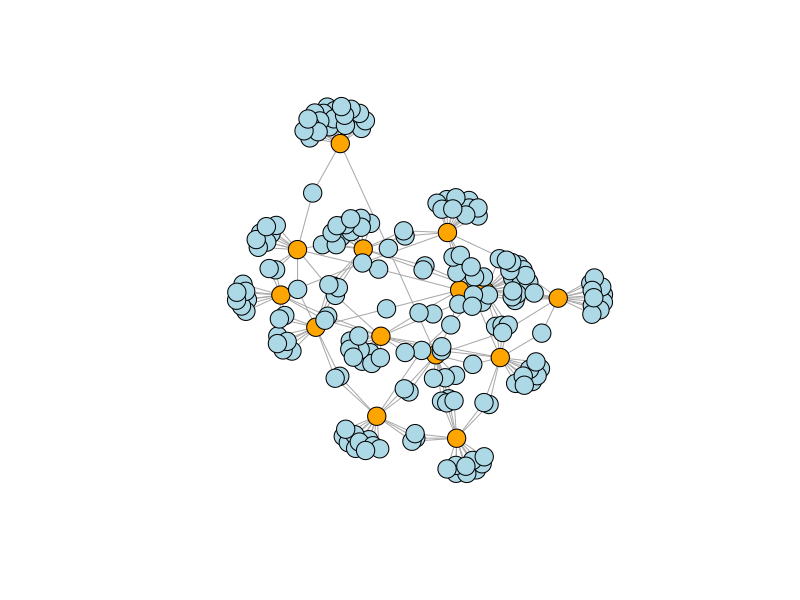
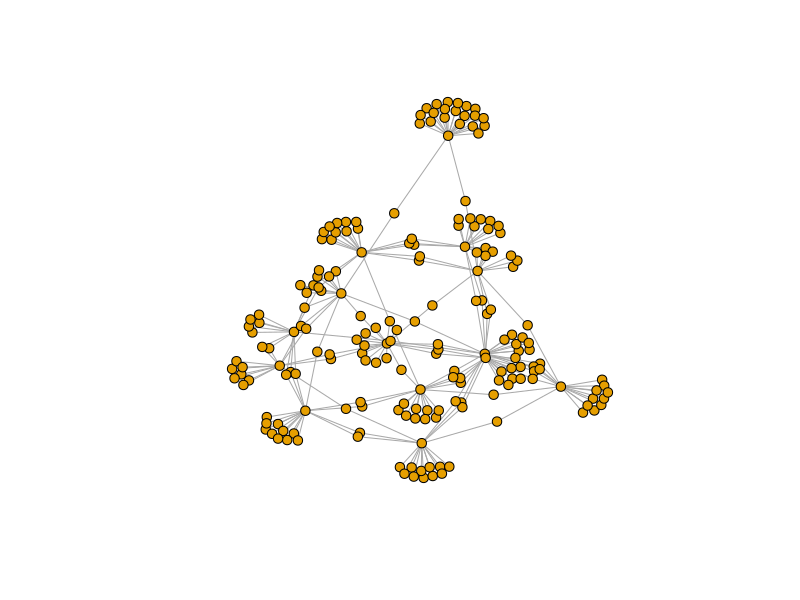
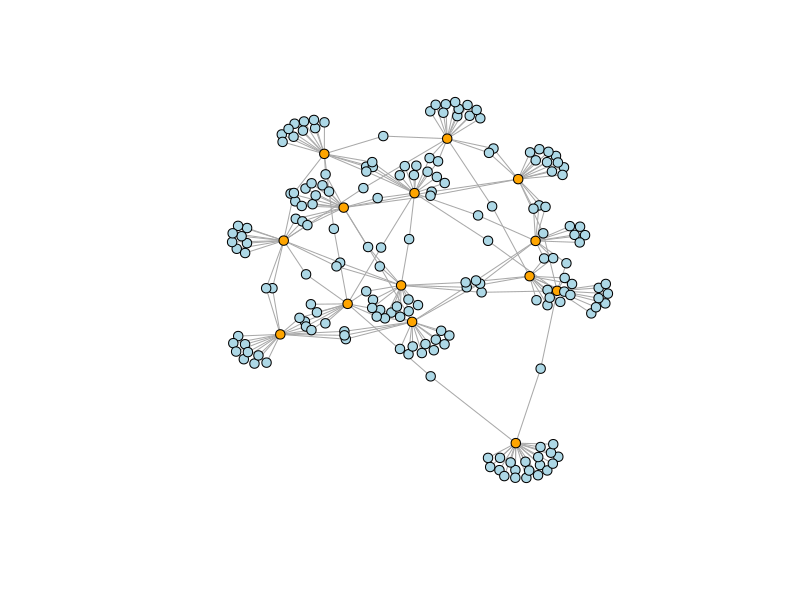
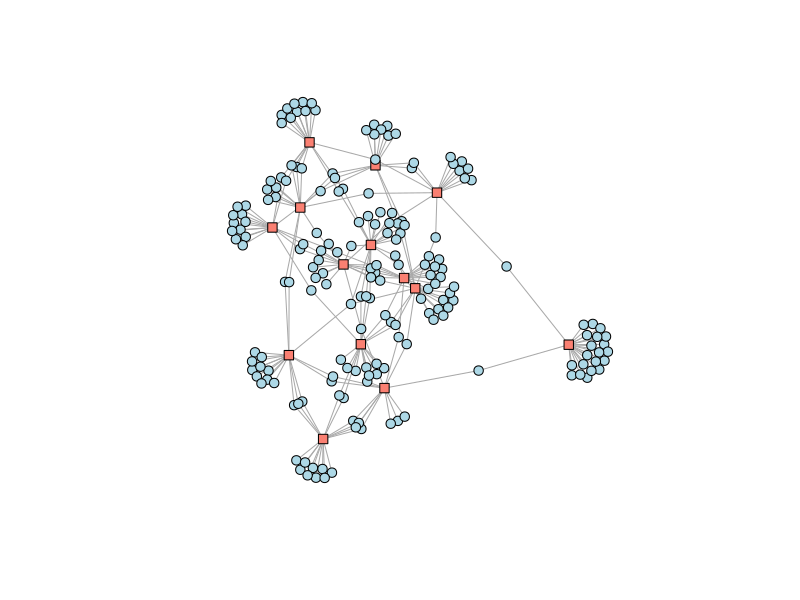
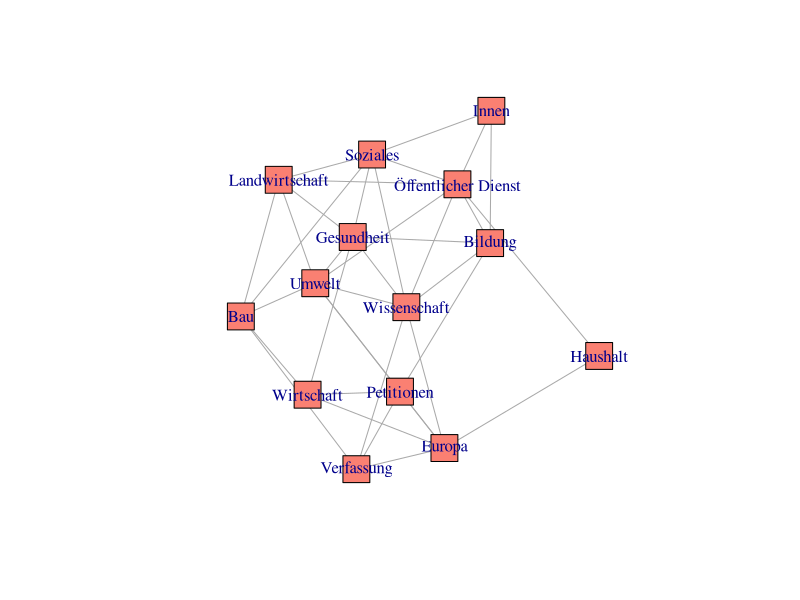
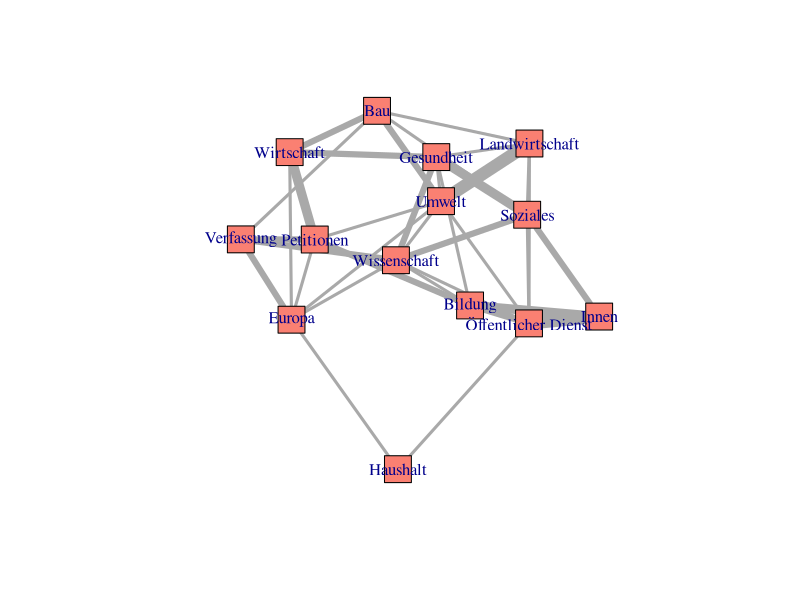
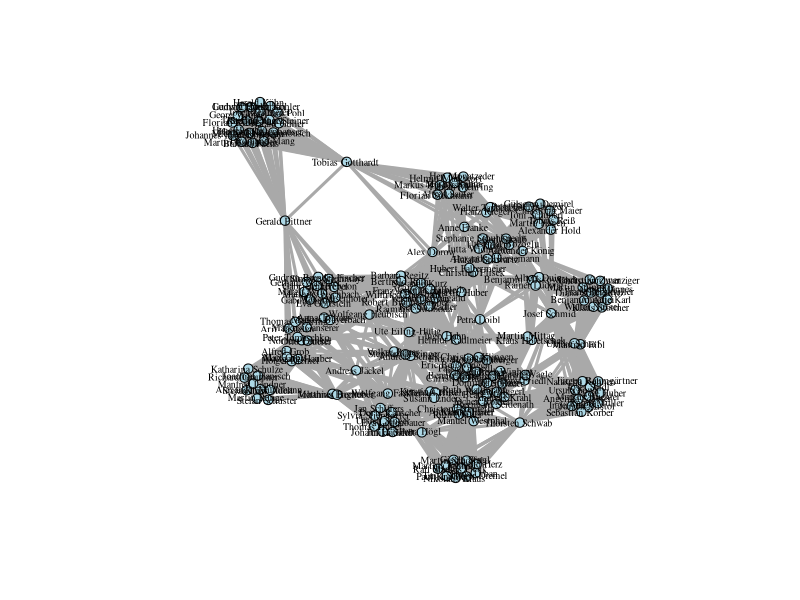
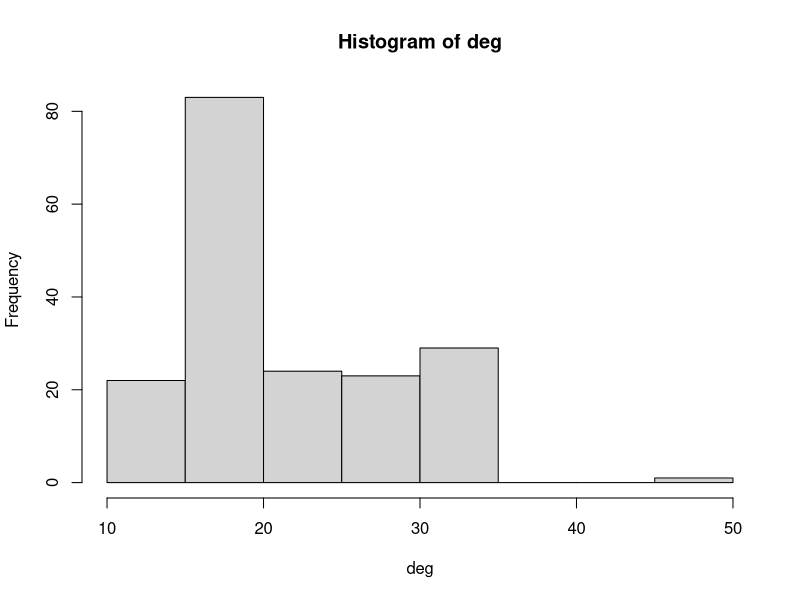

Recreate these plots in R, in order.
library(igraph)
# encoding = "UTF-8" !!!
txt = read.csv("ausschuesse.txt", sep="\t", encoding = "UTF-8")
head(txt)
dim(txt)
g = graph_from_data_frame(txt, directed = F)
g = simplify(g, remove.multiple = T, remove.loops = T)
V(g)$name
V(g)$color = c(rep("orange",14) , rep("lightblue",vcount(g)-14))
plot(g, vertex.size=10, vertex.label=NA)

# Dieses Netzwerk ist ein 2-Mode Netzwerk -> Personen und Gremien
# Zuordnung zu Modes (=Farben) sollte "automatisch" geschehen

vertex_attr(g)
g = delete_vertex_attr(g, "color")
vertex_attr(g)

plot(g, vertex.size=5, vertex.label=NA)

################
# wir k�nnen die Anzahl der Knoten ermitteln (unique)
head(txt)
nPersonen = length(unique(txt$MdL))
nAusschuss = length(unique(txt$Ausschuss))
V(g)$color = c(rep("orange",nAusschuss) , rep("lightblue",nPersonen))
plot(g, vertex.size=5, vertex.label=NA)
####

# Netzwerkl�sung
g = delete_vertex_attr(g, "color")
bipartite.mapping(g)
V(g)$type = bipartite.mapping(g)$type
vertex_attr(g)

# Zurodnung von Shape und Color �ber Type
V(g)$color = ifelse(V(g)$type == TRUE, "lightblue", "salmon")
V(g)$shape = ifelse(V(g)$type == TRUE, "circle", "square")
plot(g, vertex.size=5, vertex.label=NA)

# zwei x 1-Mode Netzwerk aus einem 2-Mode Netzwerk

projections = bipartite_projection(g, which=c("both"), multiplicity = TRUE)
projections
gAus = projections$proj1
gPers = projections$proj2

# die Aussch�sse verbunden �ber gemeinsame Personen
plot(gAus)
E(gAus)$weight
plot(gAus, edge.width=E(gAus)$weight*3)

# die Personen verbunden �ber gemeinsame Aussch�sse
plot(gPers, edge.width=E(gPers)$weight*3, vertex.size=5,
     vertex.label.cex=0.6, vertex.label.color="black")

##################################
#Knotengr��e nach Degree-Zentralit�t
deg = centr_degree(gPers)$res
hist(deg)
deg
plot(gPers, edge.width=E(gPers)$weight*1, vertex.size=deg/5,
     vertex.label.cex=deg/70, vertex.label.color="black")

# Und jetzt noch die Parteifarben
hlp = txt
hlp$Ausschuss=NULL
persaus=unique(hlp)
persaus
dim(persaus)
V(gPers)$name
head(persaus)
persaus$farbe="gray"
persaus$farbe[persaus$Partei=="FDP"]="lightblue"
persaus$farbe[persaus$Partei=="AfD"]="darkorange4"
persaus$farbe[persaus$Partei=="SPD"]="plum1"
persaus$farbe[persaus$Partei=="FW"]="orange"
persaus$farbe[persaus$Partei=="GRU"]="palegreen"
head(persaus)

plot(gPers, edge.width=E(gPers)$weight*1, vertex.size=deg/5,
     vertex.label.cex=deg/70, vertex.label.color="black",
     vertex.color=persaus$farbe)
